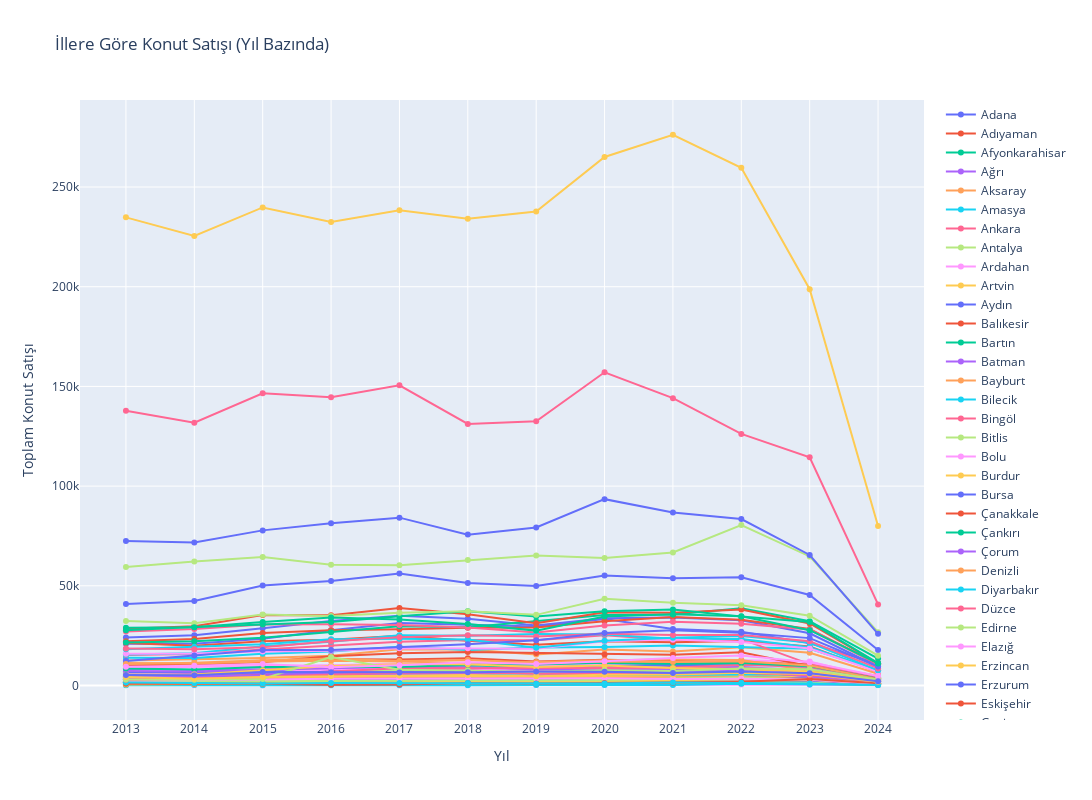

Notebook cell for this chart:
### Code cell
# def total_sales_plot(df_totals):

fig = go.Figure(data=[go.Line(name=city, x=df_totals_cities.index, y=df_totals_cities[city]) for city in df_totals_cities.columns], 
                layout=dict(height=800, width=1800))
fig.update_layout(title="İllere Göre Konut Satışı (Yıl Bazında)", xaxis_title="Yıl", yaxis_title="Toplam Konut Satışı", barmode='stack')
fig.update_xaxes(tickmode='linear')

fig.show()
